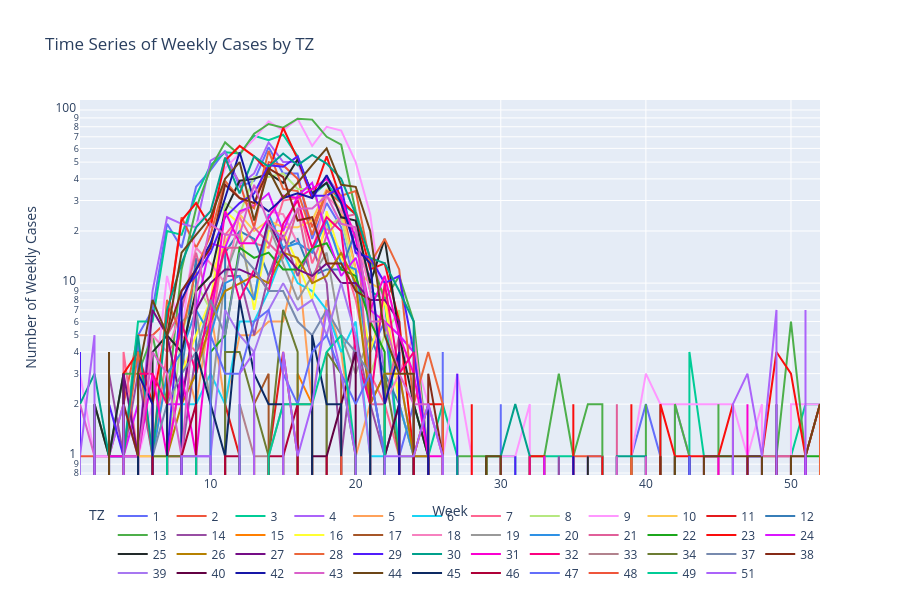

The cell this chart's notebook holds for it:
### Code cell
zt_colors = {}
colors = px.colors.qualitative.Plotly + px.colors.qualitative.Set1 + px.colors.qualitative.Dark24
for i, zt in enumerate(cases.columns):
    zt_colors[zt] = colors[i % len(colors)] 

fig = go.Figure()

# Adding the Time Series
for zt in cases.columns:
    fig.add_trace(go.Scatter(x=cases.index, y=cases[zt], mode='lines', name=zt, line=dict(color=zt_colors[zt])))

fig.update_layout(
    title='Time Series of Weekly Cases by TZ',
    xaxis_title='Week',
    yaxis_title='Number of Weekly Cases',
    legend_title='TZ',
    legend=dict(
        orientation='h',
        yanchor='bottom',
        y=-0.3, 
        xanchor='right',
        x=1
    ),
    height=600
)

fig.update_yaxes(type='log')
fig.show()

### Figure 1 — Plotly figure (JSON) as saved in the notebook; plotly's stock layout.template omitted (floating-point values rounded to 4 significant figures)
{"data": [{"line": {"color": "#636EFA"}, "mode": "lines", "name": "1", "type": "scatter", "x": [1, 2, 3, 4, 5, 6, 7, 8, 9, 10, 11, 12, 13, 14, 15, 16, 17, 18, 19, 20, 21, 22, 23, 24, 25, 26, 27, 28, 29, 30, 31, 32, 33, 34, 35, 36, 37, 38, 39, 40, 41, 42, 43, 44, 45, 46, 47, 48, 49, 50, 51, 52], "y": [1, 0, 0, 0, 5, 7, 22, 16, 36, 45, 58, 36, 39, 61, 43, 43, 18, 29, 21, 9, 4, 6, 1, 2, 0, 4, 0, 0, 0, 2, 0, 1, 0, 1, 0, 1, 1, 0, 1, 2, 1, 0, 0, 0, 0, 0, 1, 1, 0, 0, 0, 0]}, {"line": {"color": "#EF553B"}, "mode": "lines", "name": "2", "type": "scatter", "x": [1, 2, 3, 4, 5, 6, 7, 8, 9, 10, 11, 12, 13, 14, 15, 16, 17, 18, 19, 20, 21, 22, 23, 24, 25, 26, 27, 28, 29, 30, 31, 32, 33, 34, 35, 36, 37, 38, 39, 40, 41, 42, 43, 44, 45, 46, 47, 48, 49, 50, 51, 52], "y": [1, 1, 1, 2, 5, 5, 6, 24, 16, 23, 53, 38, 21, 50, 48, 40, 21, 34, 29, 12, 2, 3, 0, 0, 1, 0, 0, 0, 1, 0, 0, 1, 0, 0, 1, 1, 1, 0, 0, 0, 0, 1, 0, 0, 0, 0, 0, 0, 0, 0, 0, 0]}, {"line": {"color": "#00CC96"}, "mode": "lines", "name": "3", "type": "scatter", "x": [1, 2, 3, 4, 5, 6, 7, 8, 9, 10, 11, 12, 13, 14, 15, 16, 17, 18, 19, 20, 21, 22, 23, 24, 25, 26, 27, 28, 29, 30, 31, 32, 33, 34, 35, 36, 37, 38, 39, 40, 41, 42, 43, 44, 45, 46, 47, 48, 49, 50, 51, 52], "y": [0, 2, 0, 1, 6, 6, 20, 19, 32, 48, 57, 56, 71, 67, 72, 54, 32, 38, 29, 25, 9, 8, 1, 1, 1, 2, 1, 0, 1, 1, 1, 0, 1, 1, 1, 0, 1, 0, 1, 0, 2, 0, 4, 1, 1, 1, 0, 0, 0, 1, 2, 2]}, {"line": {"color": "#AB63FA"}, "mode": "lines", "name": "4", "type": "scatter", "x": [1, 2, 3, 4, 5, 6, 7, 8, 9, 10, 11, 12, 13, 14, 15, 16, 17, 18, 19, 20, 21, 22, 23, 24, 25, 26, 27, 28, 29, 30, 31, 32, 33, 34, 35, 36, 37, 38, 39, 40, 41, 42, 43, 44, 45, 46, 47, 48, 49, 50, 51, 52], "y": [0, 1, 1, 2, 1, 9, 24, 22, 21, 51, 57, 37, 43, 65, 50, 50, 31, 41, 32, 15, 11, 3, 3, 1, 1, 0, 1, 0, 1, 0, 0, 0, 0, 0, 0, 0, 0, 0, 0, 1, 0, 2, 1, 0, 0, 1, 0, 1, 0, 0, 0, 2]}, {"line": {"color": "#FFA15A"}, "mode": "lines", "name": "5", "type": "scatter", "x": [1, 2, 3, 4, 5, 6, 7, 8, 9, 10, 11, 12, 13, 14, 15, 16, 17, 18, 19, 20, 21, 22, 23, 24, 25, 26, 27, 28, 29, 30, 31, 32, 33, 34, 35, 36, 37, 38, 39, 40, 41, 42, 43, 44, 45, 46, 47, 48, 49, 50, 51, 52], "y": [0, 0, 0, 0, 0, 2, 0, 4, 2, 7, 2, 5, 5, 6, 6, 14, 2, 8, 4, 1, 2, 0, 1, 1, 0, 0, 0, 0, 0, 0, 0, 0, 0, 0, 0, 0, 0, 0, 0, 0, 0, 0, 0, 0, 0, 0, 0, 0, 0, 0, 0, 0]}, {"line": {"color": "#19D3F3"}, "mode": "lines", "name": "6", "type": "scatter", "x": [1, 2, 3, 4, 5, 6, 7, 8, 9, 10, 11, 12, 13, 14, 15, 16, 17, 18, 19, 20, 21, 22, 23, 24, 25, 26, 27, 28, 29, 30, 31, 32, 33, 34, 35, 36, 37, 38, 39, 40, 41, 42, 43, 44, 45, 46, 47, 48, 49, 50, 51, 52], "y": [0, 0, 1, 1, 1, 0, 0, 2, 2, 3, 2, 6, 6, 9, 15, 10, 9, 7, 4, 6, 1, 1, 0, 1, 0, 0, 0, 0, 0, 0, 0, 0, 0, 0, 0, 0, 0, 0, 0, 0, 0, 0, 1, 0, 0, 0, 0, 0, 0, 0, 0, 0]}, {"line": {"color": "#FF6692"}, "mode": "lines", "name": "7", "type": "scatter", "x": [1, 2, 3, 4, 5, 6, 7, 8, 9, 10, 11, 12, 13, 14, 15, 16, 17, 18, 19, 20, 21, 22, 23, 24, 25, 26, 27, 28, 29, 30, 31, 32, 33, 34, 35, 36, 37, 38, 39, 40, 41, 42, 43, 44, 45, 46, 47, 48, 49, 50, 51, 52], "y": [0, 2, 0, 4, 1, 1, 4, 5, 4, 5, 19, 24, 17, 16, 30, 31, 13, 21, 15, 8, 3, 2, 1, 0, 2, 1, 0, 0, 0, 0, 0, 0, 0, 0, 0, 0, 0, 0, 0, 0, 0, 0, 0, 0, 0, 0, 0, 0, 0, 1, 0, 0]}, {"line": {"color": "#B6E880"}, "mode": "lines", "name": "8", "type": "scatter", "x": [1, 2, 3, 4, 5, 6, 7, 8, 9, 10, 11, 12, 13, 14, 15, 16, 17, 18, 19, 20, 21, 22, 23, 24, 25, 26, 27, 28, 29, 30, 31, 32, 33, 34, 35, 36, 37, 38, 39, 40, 41, 42, 43, 44, 45, 46, 47, 48, 49, 50, 51, 52], "y": [0, 0, 0, 3, 0, 1, 1, 5, 10, 7, 29, 25, 41, 41, 43, 35, 35, 21, 24, 10, 3, 5, 7, 0, 0, 1, 0, 0, 1, 0, 0, 0, 0, 0, 0, 0, 1, 0, 1, 0, 0, 0, 0, 0, 0, 0, 0, 0, 0, 2, 0, 0]}, {"line": {"color": "#FF97FF"}, "mode": "lines", "name": "9", "type": "scatter", "x": [1, 2, 3, 4, 5, 6, 7, 8, 9, 10, 11, 12, 13, 14, 15, 16, 17, 18, 19, 20, 21, 22, 23, 24, 25, 26, 27, 28, 29, 30, 31, 32, 33, 34, 35, 36, 37, 38, 39, 40, 41, 42, 43, 44, 45, 46, 47, 48, 49, 50, 51, 52], "y": [3, 1, 1, 1, 1, 2, 11, 5, 22, 26, 46, 56, 68, 86, 76, 89, 62, 80, 76, 50, 25, 6, 5, 4, 2, 1, 3, 1, 0, 1, 1, 2, 0, 0, 0, 1, 0, 0, 1, 3, 2, 2, 2, 2, 2, 2, 1, 2, 0, 2, 2, 2]}, {"line": {"color": "#FECB52"}, "mode": "lines", "name": "10", "type": "scatter", "x": [1, 2, 3, 4, 5, 6, 7, 8, 9, 10, 11, 12, 13, 14, 15, 16, 17, 18, 19, 20, 21, 22, 23, 24, 25, 26, 27, 28, 29, 30, 31, 32, 33, 34, 35, 36, 37, 38, 39, 40, 41, 42, 43, 44, 45, 46, 47, 48, 49, 50, 51, 52], "y": [0, 0, 0, 0, 1, 1, 3, 4, 9, 11, 17, 25, 20, 23, 21, 21, 23, 35, 26, 12, 10, 9, 2, 0, 0, 0, 1, 0, 0, 0, 0, 0, 0, 0, 0, 0, 0, 0, 0, 0, 0, 0, 0, 0, 0, 0, 0, 0, 0, 0, 0, 0]}, {"line": {"color": "rgb(228,26,28)"}, "mode": "lines", "name": "11", "type": "scatter", "x": [1, 2, 3, 4, 5, 6, 7, 8, 9, 10, 11, 12, 13, 14, 15, 16, 17, 18, 19, 20, 21, 22, 23, 24, 25, 26, 27, 28, 29, 30, 31, 32, 33, 34, 35, 36, 37, 38, 39, 40, 41, 42, 43, 44, 45, 46, 47, 48, 49, 50, 51, 52], "y": [0, 0, 0, 0, 0, 0, 1, 1, 0, 0, 2, 1, 0, 1, 4, 1, 0, 0, 1, 0, 0, 1, 0, 0, 0, 0, 0, 0, 0, 0, 0, 0, 0, 0, 0, 0, 0, 0, 0, 0, 0, 0, 0, 0, 0, 0, 0, 0, 0, 0, 0, 0]}, {"line": {"color": "rgb(55,126,184)"}, "mode": "lines", "name": "12", "type": "scatter", "x": [1, 2, 3, 4, 5, 6, 7, 8, 9, 10, 11, 12, 13, 14, 15, 16, 17, 18, 19, 20, 21, 22, 23, 24, 25, 26, 27, 28, 29, 30, 31, 32, 33, 34, 35, 36, 37, 38, 39, 40, 41, 42, 43, 44, 45, 46, 47, 48, 49, 50, 51, 52], "y": [0, 0, 1, 1, 0, 0, 1, 3, 14, 0, 15, 20, 18, 11, 16, 18, 11, 12, 12, 20, 5, 3, 2, 1, 0, 0, 0, 0, 0, 0, 0, 0, 0, 0, 0, 0, 0, 0, 0, 0, 0, 0, 0, 0, 0, 1, 0, 0, 0, 0, 0, 0]}, {"line": {"color": "rgb(77,175,74)"}, "mode": "lines", "name": "13", "type": "scatter", "x": [1, 2, 3, 4, 5, 6, 7, 8, 9, 10, 11, 12, 13, 14, 15, 16, 17, 18, 19, 20, 21, 22, 23, 24, 25, 26, 27, 28, 29, 30, 31, 32, 33, 34, 35, 36, 37, 38, 39, 40, 41, 42, 43, 44, 45, 46, 47, 48, 49, 50, 51, 52], "y": [0, 2, 1, 3, 3, 5, 2, 12, 27, 46, 65, 55, 73, 83, 79, 89, 88, 70, 63, 26, 14, 8, 11, 6, 1, 0, 1, 1, 1, 1, 0, 1, 1, 3, 1, 2, 2, 0, 0, 2, 0, 2, 1, 0, 2, 0, 0, 1, 1, 6, 1, 2]}, {"line": {"color": "rgb(152,78,163)"}, "mode": "lines", "name": "14", "type": "scatter", "x": [1, 2, 3, 4, 5, 6, 7, 8, 9, 10, 11, 12, 13, 14, 15, 16, 17, 18, 19, 20, 21, 22, 23, 24, 25, 26, 27, 28, 29, 30, 31, 32, 33, 34, 35, 36, 37, 38, 39, 40, 41, 42, 43, 44, 45, 46, 47, 48, 49, 50, 51, 52], "y": [1, 0, 3, 1, 3, 1, 0, 1, 4, 6, 11, 11, 5, 11, 19, 11, 16, 10, 1, 5, 2, 1, 0, 1, 0, 0, 0, 0, 0, 0, 0, 0, 0, 1, 0, 0, 0, 0, 0, 0, 0, 0, 0, 0, 0, 0, 1, 0, 1, 1, 0, 0]}, {"line": {"color": "rgb(255,127,0)"}, "mode": "lines", "name": "15", "type": "scatter", "x": [1, 2, 3, 4, 5, 6, 7, 8, 9, 10, 11, 12, 13, 14, 15, 16, 17, 18, 19, 20, 21, 22, 23, 24, 25, 26, 27, 28, 29, 30, 31, 32, 33, 34, 35, 36, 37, 38, 39, 40, 41, 42, 43, 44, 45, 46, 47, 48, 49, 50, 51, 52], "y": [0, 0, 0, 0, 0, 0, 0, 0, 0, 1, 0, 0, 0, 0, 0, 3, 2, 0, 0, 0, 0, 0, 0, 0, 0, 0, 0, 0, 0, 0, 0, 0, 0, 0, 0, 0, 0, 0, 0, 0, 0, 0, 0, 0, 0, 0, 0, 0, 0, 0, 0, 0]}, {"line": {"color": "rgb(255,255,51)"}, "mode": "lines", "name": "16", "type": "scatter", "x": [1, 2, 3, 4, 5, 6, 7, 8, 9, 10, 11, 12, 13, 14, 15, 16, 17, 18, 19, 20, 21, 22, 23, 24, 25, 26, 27, 28, 29, 30, 31, 32, 33, 34, 35, 36, 37, 38, 39, 40, 41, 42, 43, 44, 45, 46, 47, 48, 49, 50, 51, 52], "y": [1, 0, 0, 0, 0, 1, 1, 3, 5, 8, 26, 22, 7, 20, 20, 13, 8, 26, 14, 11, 4, 8, 2, 1, 2, 0, 1, 0, 1, 0, 0, 0, 0, 0, 0, 0, 0, 0, 0, 0, 0, 0, 0, 0, 0, 0, 0, 0, 0, 0, 0, 1]}, {"line": {"color": "rgb(166,86,40)"}, "mode": "lines", "name": "17", "type": "scatter", "x": [1, 2, 3, 4, 5, 6, 7, 8, 9, 10, 11, 12, 13, 14, 15, 16, 17, 18, 19, 20, 21, 22, 23, 24, 25, 26, 27, 28, 29, 30, 31, 32, 33, 34, 35, 36, 37, 38, 39, 40, 41, 42, 43, 44, 45, 46, 47, 48, 49, 50, 51, 52], "y": [0, 0, 0, 0, 0, 0, 0, 0, 0, 0, 1, 0, 2, 3, 0, 2, 2, 0, 3, 0, 0, 0, 0, 0, 0, 0, 0, 0, 0, 0, 0, 0, 0, 0, 0, 0, 0, 0, 0, 0, 0, 0, 0, 0, 0, 0, 0, 0, 0, 0, 0, 0]}, {"line": {"color": "rgb(247,129,191)"}, "mode": "lines", "name": "18", "type": "scatter", "x": [1, 2, 3, 4, 5, 6, 7, 8, 9, 10, 11, 12, 13, 14, 15, 16, 17, 18, 19, 20, 21, 22, 23, 24, 25, 26, 27, 28, 29, 30, 31, 32, 33, 34, 35, 36, 37, 38, 39, 40, 41, 42, 43, 44, 45, 46, 47, 48, 49, 50, 51, 52], "y": [0, 0, 0, 0, 1, 5, 4, 7, 16, 13, 10, 25, 29, 26, 25, 17, 15, 32, 26, 20, 9, 2, 3, 5, 1, 0, 0, 0, 0, 0, 0, 0, 1, 0, 0, 0, 0, 0, 0, 0, 0, 0, 0, 0, 1, 0, 0, 0, 0, 0, 0, 0]}, {"line": {"color": "rgb(153,153,153)"}, "mode": "lines", "name": "19", "type": "scatter", "x": [1, 2, 3, 4, 5, 6, 7, 8, 9, 10, 11, 12, 13, 14, 15, 16, 17, 18, 19, 20, 21, 22, 23, 24, 25, 26, 27, 28, 29, 30, 31, 32, 33, 34, 35, 36, 37, 38, 39, 40, 41, 42, 43, 44, 45, 46, 47, 48, 49, 50, 51, 52], "y": [0, 0, 2, 0, 3, 0, 2, 6, 7, 2, 11, 19, 8, 22, 13, 8, 11, 15, 5, 3, 5, 0, 3, 0, 0, 0, 0, 0, 0, 0, 0, 0, 0, 0, 0, 0, 0, 0, 0, 0, 0, 0, 0, 0, 0, 0, 0, 0, 0, 0, 0, 0]}, {"line": {"color": "#2E91E5"}, "mode": "lines", "name": "20", "type": "scatter", "x": [1, 2, 3, 4, 5, 6, 7, 8, 9, 10, 11, 12, 13, 14, 15, 16, 17, 18, 19, 20, 21, 22, 23, 24, 25, 26, 27, 28, 29, 30, 31, 32, 33, 34, 35, 36, 37, 38, 39, 40, 41, 42, 43, 44, 45, 46, 47, 48, 49, 50, 51, 52], "y": [0, 0, 2, 0, 0, 1, 3, 4, 7, 5, 10, 11, 8, 25, 16, 17, 15, 23, 13, 12, 3, 1, 2, 1, 0, 2, 0, 0, 0, 0, 0, 0, 0, 0, 0, 0, 1, 0, 1, 0, 0, 0, 0, 0, 0, 0, 0, 0, 0, 0, 1, 0]}, {"line": {"color": "#E15F99"}, "mode": "lines", "name": "21", "type": "scatter", "x": [1, 2, 3, 4, 5, 6, 7, 8, 9, 10, 11, 12, 13, 14, 15, 16, 17, 18, 19, 20, 21, 22, 23, 24, 25, 26, 27, 28, 29, 30, 31, 32, 33, 34, 35, 36, 37, 38, 39, 40, 41, 42, 43, 44, 45, 46, 47, 48, 49, 50, 51, 52], "y": [0, 0, 0, 0, 0, 0, 5, 7, 15, 7, 16, 16, 21, 17, 14, 27, 10, 19, 24, 25, 2, 2, 5, 0, 0, 0, 0, 0, 0, 0, 0, 1, 0, 0, 0, 0, 0, 2, 0, 0, 0, 0, 0, 0, 0, 0, 0, 1, 1, 1, 1, 2]}, {"line": {"color": "#1CA71C"}, "mode": "lines", "name": "22", "type": "scatter", "x": [1, 2, 3, 4, 5, 6, 7, 8, 9, 10, 11, 12, 13, 14, 15, 16, 17, 18, 19, 20, 21, 22, 23, 24, 25, 26, 27, 28, 29, 30, 31, 32, 33, 34, 35, 36, 37, 38, 39, 40, 41, 42, 43, 44, 45, 46, 47, 48, 49, 50, 51, 52], "y": [1, 0, 2, 0, 0, 1, 0, 4, 0, 4, 5, 16, 14, 15, 12, 12, 16, 17, 12, 11, 6, 4, 0, 2, 1, 0, 0, 0, 1, 0, 0, 0, 0, 0, 0, 0, 0, 0, 0, 0, 1, 0, 0, 0, 0, 0, 0, 0, 0, 0, 1, 1]}, {"line": {"color": "#FB0D0D"}, "mode": "lines", "name": "23", "type": "scatter", "x": [1, 2, 3, 4, 5, 6, 7, 8, 9, 10, 11, 12, 13, 14, 15, 16, 17, 18, 19, 20, 21, 22, 23, 24, 25, 26, 27, 28, 29, 30, 31, 32, 33, 34, 35, 36, 37, 38, 39, 40, 41, 42, 43, 44, 45, 46, 47, 48, 49, 50, 51, 52], "y": [0, 1, 0, 3, 4, 2, 6, 23, 29, 21, 51, 62, 54, 44, 79, 52, 31, 54, 30, 25, 12, 13, 6, 1, 2, 2, 0, 2, 0, 1, 0, 1, 1, 0, 2, 0, 1, 0, 2, 0, 2, 1, 1, 1, 1, 2, 0, 1, 4, 3, 1, 2]}, {"line": {"color": "#DA16FF"}, "mode": "lines", "name": "24", "type": "scatter", "x": [1, 2, 3, 4, 5, 6, 7, 8, 9, 10, 11, 12, 13, 14, 15, 16, 17, 18, 19, 20, 21, 22, 23, 24, 25, 26, 27, 28, 29, 30, 31, 32, 33, 34, 35, 36, 37, 38, 39, 40, 41, 42, 43, 44, 45, 46, 47, 48, 49, 50, 51, 52], "y": [0, 0, 1, 1, 2, 0, 2, 2, 7, 17, 16, 26, 28, 33, 20, 32, 38, 19, 11, 14, 7, 6, 5, 4, 1, 0, 1, 0, 0, 0, 0, 0, 1, 0, 1, 0, 0, 0, 0, 0, 0, 0, 1, 0, 0, 0, 0, 0, 0, 0, 1, 0]}, {"line": {"color": "#222A2A"}, "mode": "lines", "name": "25", "type": "scatter", "x": [1, 2, 3, 4, 5, 6, 7, 8, 9, 10, 11, 12, 13, 14, 15, 16, 17, 18, 19, 20, 21, 22, 23, 24, 25, 26, 27, 28, 29, 30, 31, 32, 33, 34, 35, 36, 37, 38, 39, 40, 41, 42, 43, 44, 45, 46, 47, 48, 49, 50, 51, 52], "y": [0, 2, 1, 3, 0, 4, 5, 4, 9, 11, 26, 39, 40, 43, 38, 52, 33, 38, 24, 23, 10, 18, 5, 2, 1, 0, 0, 0, 1, 0, 0, 0, 0, 0, 0, 1, 0, 1, 0, 0, 0, 1, 0, 1, 0, 0, 0, 0, 2, 0, 1, 0]}, {"line": {"color": "#B68100"}, "mode": "lines", "name": "26", "type": "scatter", "x": [1, 2, 3, 4, 5, 6, 7, 8, 9, 10, 11, 12, 13, 14, 15, 16, 17, 18, 19, 20, 21, 22, 23, 24, 25, 26, 27, 28, 29, 30, 31, 32, 33, 34, 35, 36, 37, 38, 39, 40, 41, 42, 43, 44, 45, 46, 47, 48, 49, 50, 51, 52], "y": [0, 0, 1, 0, 0, 0, 1, 2, 3, 6, 9, 10, 11, 10, 15, 14, 10, 11, 15, 10, 2, 3, 3, 1, 1, 0, 0, 0, 0, 0, 0, 0, 0, 0, 0, 0, 0, 0, 1, 0, 0, 0, 0, 0, 0, 0, 0, 0, 0, 0, 0, 0]}, {"line": {"color": "#750D86"}, "mode": "lines", "name": "27", "type": "scatter", "x": [1, 2, 3, 4, 5, 6, 7, 8, 9, 10, 11, 12, 13, 14, 15, 16, 17, 18, 19, 20, 21, 22, 23, 24, 25, 26, 27, 28, 29, 30, 31, 32, 33, 34, 35, 36, 37, 38, 39, 40, 41, 42, 43, 44, 45, 46, 47, 48, 49, 50, 51, 52], "y": [0, 1, 0, 3, 1, 7, 5, 2, 7, 10, 12, 12, 11, 23, 15, 12, 11, 13, 10, 10, 8, 8, 6, 0, 0, 0, 0, 0, 0, 0, 0, 0, 0, 0, 0, 0, 0, 0, 0, 0, 0, 0, 0, 0, 0, 0, 0, 0, 0, 1, 0, 0]}, {"line": {"color": "#EB663B"}, "mode": "lines", "name": "28", "type": "scatter", "x": [1, 2, 3, 4, 5, 6, 7, 8, 9, 10, 11, 12, 13, 14, 15, 16, 17, 18, 19, 20, 21, 22, 23, 24, 25, 26, 27, 28, 29, 30, 31, 32, 33, 34, 35, 36, 37, 38, 39, 40, 41, 42, 43, 44, 45, 46, 47, 48, 49, 50, 51, 52], "y": [1, 0, 0, 1, 4, 1, 8, 5, 12, 19, 39, 31, 27, 58, 35, 34, 19, 34, 32, 34, 13, 18, 12, 2, 4, 2, 0, 0, 0, 0, 0, 0, 0, 0, 0, 0, 0, 0, 1, 0, 0, 1, 0, 0, 0, 0, 0, 0, 0, 1, 0, 2]}, {"line": {"color": "#511CFB"}, "mode": "lines", "name": "29", "type": "scatter", "x": [1, 2, 3, 4, 5, 6, 7, 8, 9, 10, 11, 12, 13, 14, 15, 16, 17, 18, 19, 20, 21, 22, 23, 24, 25, 26, 27, 28, 29, 30, 31, 32, 33, 34, 35, 36, 37, 38, 39, 40, 41, 42, 43, 44, 45, 46, 47, 48, 49, 50, 51, 52], "y": [4, 0, 2, 1, 1, 0, 1, 9, 11, 15, 24, 29, 33, 48, 47, 54, 32, 32, 36, 15, 14, 10, 11, 4, 1, 0, 3, 0, 0, 0, 1, 0, 0, 0, 0, 0, 0, 1, 0, 0, 0, 0, 0, 0, 0, 0, 1, 1, 0, 0, 1, 0]}, {"line": {"color": "#00A08B"}, "mode": "lines", "name": "30", "type": "scatter", "x": [1, 2, 3, 4, 5, 6, 7, 8, 9, 10, 11, 12, 13, 14, 15, 16, 17, 18, 19, 20, 21, 22, 23, 24, 25, 26, 27, 28, 29, 30, 31, 32, 33, 34, 35, 36, 37, 38, 39, 40, 41, 42, 43, 44, 45, 46, 47, 48, 49, 50, 51, 52], "y": [2, 3, 1, 1, 5, 1, 7, 13, 21, 26, 53, 33, 54, 47, 56, 48, 55, 49, 40, 25, 14, 13, 9, 6, 0, 0, 1, 0, 0, 1, 2, 1, 0, 0, 0, 0, 0, 1, 1, 1, 0, 1, 0, 0, 0, 0, 1, 0, 0, 0, 0, 0]}, {"line": {"color": "#FB00D1"}, "mode": "lines", "name": "31", "type": "scatter", "x": [1, 2, 3, 4, 5, 6, 7, 8, 9, 10, 11, 12, 13, 14, 15, 16, 17, 18, 19, 20, 21, 22, 23, 24, 25, 26, 27, 28, 29, 30, 31, 32, 33, 34, 35, 36, 37, 38, 39, 40, 41, 42, 43, 44, 45, 46, 47, 48, 49, 50, 51, 52], "y": [0, 0, 1, 1, 1, 3, 1, 3, 1, 6, 26, 17, 17, 24, 32, 31, 35, 40, 31, 18, 7, 11, 5, 3, 1, 1, 0, 0, 0, 0, 0, 0, 0, 0, 0, 0, 0, 0, 0, 0, 0, 0, 0, 1, 1, 0, 2, 0, 0, 0, 1, 0]}, {"line": {"color": "#FC0080"}, "mode": "lines", "name": "32", "type": "scatter", "x": [1, 2, 3, 4, 5, 6, 7, 8, 9, 10, 11, 12, 13, 14, 15, 16, 17, 18, 19, 20, 21, 22, 23, 24, 25, 26, 27, 28, 29, 30, 31, 32, 33, 34, 35, 36, 37, 38, 39, 40, 41, 42, 43, 44, 45, 46, 47, 48, 49, 50, 51, 52], "y": [1, 0, 0, 0, 3, 3, 2, 6, 3, 8, 16, 8, 12, 9, 22, 30, 16, 24, 20, 4, 2, 10, 3, 4, 0, 0, 0, 0, 0, 1, 0, 1, 0, 0, 0, 0, 0, 0, 0, 0, 0, 0, 0, 0, 0, 0, 0, 0, 0, 1, 0, 0]}, {"line": {"color": "#B2828D"}, "mode": "lines", "name": "33", "type": "scatter", "x": [1, 2, 3, 4, 5, 6, 7, 8, 9, 10, 11, 12, 13, 14, 15, 16, 17, 18, 19, 20, 21, 22, 23, 24, 25, 26, 27, 28, 29, 30, 31, 32, 33, 34, 35, 36, 37, 38, 39, 40, 41, 42, 43, 44, 45, 46, 47, 48, 49, 50, 51, 52], "y": [0, 0, 0, 0, 0, 0, 0, 0, 0, 0, 0, 2, 1, 1, 2, 2, 0, 3, 0, 1, 0, 0, 0, 0, 0, 0, 0, 0, 0, 0, 0, 0, 0, 0, 0, 0, 0, 0, 0, 0, 0, 0, 0, 0, 0, 0, 0, 0, 0, 0, 0, 0]}, {"line": {"color": "#6C7C32"}, "mode": "lines", "name": "34", "type": "scatter", "x": [1, 2, 3, 4, 5, 6, 7, 8, 9, 10, 11, 12, 13, 14, 15, 16, 17, 18, 19, 20, 21, 22, 23, 24, 25, 26, 27, 28, 29, 30, 31, 32, 33, 34, 35, 36, 37, 38, 39, 40, 41, 42, 43, 44, 45, 46, 47, 48, 49, 50, 51, 52], "y": [0, 1, 0, 0, 0, 1, 1, 1, 1, 0, 4, 4, 2, 1, 7, 4, 0, 4, 3, 1, 0, 3, 1, 0, 1, 0, 0, 0, 0, 0, 0, 0, 0, 0, 0, 0, 0, 0, 0, 0, 0, 0, 0, 0, 0, 0, 0, 0, 0, 0, 0, 0]}, {"line": {"color": "#778AAE"}, "mode": "lines", "name": "37", "type": "scatter", "x": [1, 2, 3, 4, 5, 6, 7, 8, 9, 10, 11, 12, 13, 14, 15, 16, 17, 18, 19, 20, 21, 22, 23, 24, 25, 26, 27, 28, 29, 30, 31, 32, 33, 34, 35, 36, 37, 38, 39, 40, 41, 42, 43, 44, 45, 46, 47, 48, 49, 50, 51, 52], "y": [0, 0, 0, 0, 0, 1, 2, 3, 4, 8, 5, 15, 12, 9, 9, 6, 5, 7, 5, 4, 3, 1, 2, 0, 0, 1, 0, 0, 0, 0, 0, 0, 0, 0, 0, 0, 0, 0, 0, 0, 0, 0, 0, 0, 0, 0, 0, 0, 0, 0, 0, 0]}, {"line": {"color": "#862A16"}, "mode": "lines", "name": "38", "type": "scatter", "x": [1, 2, 3, 4, 5, 6, 7, 8, 9, 10, 11, 12, 13, 14, 15, 16, 17, 18, 19, 20, 21, 22, 23, 24, 25, 26, 27, 28, 29, 30, 31, 32, 33, 34, 35, 36, 37, 38, 39, 40, 41, 42, 43, 44, 45, 46, 47, 48, 49, 50, 51, 52], "y": [0, 0, 0, 2, 1, 0, 5, 9, 12, 16, 37, 31, 29, 46, 41, 23, 24, 13, 13, 9, 8, 0, 0, 0, 3, 1, 0, 0, 0, 0, 0, 0, 0, 0, 0, 0, 0, 0, 0, 0, 1, 0, 0, 0, 0, 0, 1, 0, 0, 0, 0, 0]}, {"line": {"color": "#A777F1"}, "mode": "lines", "name": "39", "type": "scatter", "x": [1, 2, 3, 4, 5, 6, 7, 8, 9, 10, 11, 12, 13, 14, 15, 16, 17, 18, 19, 20, 21, 22, 23, 24, 25, 26, 27, 28, 29, 30, 31, 32, 33, 34, 35, 36, 37, 38, 39, 40, 41, 42, 43, 44, 45, 46, 47, 48, 49, 50, 51, 52], "y": [1, 0, 0, 0, 0, 0, 0, 0, 1, 1, 7, 5, 4, 7, 10, 7, 8, 5, 10, 5, 1, 0, 2, 0, 0, 1, 0, 0, 0, 0, 0, 0, 0, 0, 0, 0, 0, 0, 0, 0, 0, 0, 0, 0, 0, 0, 0, 0, 0, 0, 0, 0]}, {"line": {"color": "#620042"}, "mode": "lines", "name": "40", "type": "scatter", "x": [1, 2, 3, 4, 5, 6, 7, 8, 9, 10, 11, 12, 13, 14, 15, 16, 17, 18, 19, 20, 21, 22, 23, 24, 25, 26, 27, 28, 29, 30, 31, 32, 33, 34, 35, 36, 37, 38, 39, 40, 41, 42, 43, 44, 45, 46, 47, 48, 49, 50, 51, 52], "y": [0, 0, 0, 0, 0, 0, 0, 0, 0, 0, 0, 1, 0, 0, 2, 0, 1, 1, 2, 4, 0, 1, 2, 0, 0, 0, 0, 0, 0, 0, 0, 0, 0, 0, 0, 0, 0, 0, 0, 0, 0, 0, 0, 0, 0, 0, 0, 0, 0, 0, 0, 0]}, {"line": {"color": "#1616A7"}, "mode": "lines", "name": "42", "type": "scatter", "x": [1, 2, 3, 4, 5, 6, 7, 8, 9, 10, 11, 12, 13, 14, 15, 16, 17, 18, 19, 20, 21, 22, 23, 24, 25, 26, 27, 28, 29, 30, 31, 32, 33, 34, 35, 36, 37, 38, 39, 40, 41, 42, 43, 44, 45, 46, 47, 48, 49, 50, 51, 52], "y": [0, 1, 0, 0, 3, 2, 0, 8, 12, 17, 31, 57, 30, 26, 31, 33, 31, 42, 29, 16, 13, 2, 4, 0, 2, 0, 0, 0, 0, 0, 0, 0, 0, 0, 1, 0, 0, 0, 0, 1, 0, 0, 1, 0, 0, 1, 0, 0, 0, 0, 0, 0]}, {"line": {"color": "#DA60CA"}, "mode": "lines", "name": "43", "type": "scatter", "x": [1, 2, 3, 4, 5, 6, 7, 8, 9, 10, 11, 12, 13, 14, 15, 16, 17, 18, 19, 20, 21, 22, 23, 24, 25, 26, 27, 28, 29, 30, 31, 32, 33, 34, 35, 36, 37, 38, 39, 40, 41, 42, 43, 44, 45, 46, 47, 48, 49, 50, 51, 52], "y": [2, 1, 0, 1, 1, 4, 3, 1, 9, 22, 19, 19, 37, 22, 18, 27, 27, 32, 22, 21, 6, 6, 3, 2, 2, 1, 0, 0, 0, 0, 0, 0, 0, 0, 0, 0, 0, 1, 0, 1, 0, 0, 0, 0, 0, 0, 0, 0, 0, 1, 0, 0]}, {"line": {"color": "#6C4516"}, "mode": "lines", "name": "44", "type": "scatter", "x": [1, 2, 3, 4, 5, 6, 7, 8, 9, 10, 11, 12, 13, 14, 15, 16, 17, 18, 19, 20, 21, 22, 23, 24, 25, 26, 27, 28, 29, 30, 31, 32, 33, 34, 35, 36, 37, 38, 39, 40, 41, 42, 43, 44, 45, 46, 47, 48, 49, 50, 51, 52], "y": [0, 0, 4, 0, 3, 8, 5, 15, 19, 24, 40, 50, 23, 45, 31, 38, 48, 60, 37, 36, 20, 5, 3, 3, 0, 0, 0, 0, 1, 1, 0, 0, 0, 0, 0, 0, 0, 0, 0, 0, 0, 1, 0, 1, 1, 1, 1, 1, 0, 1, 1, 2]}, {"line": {"color": "#0D2A63"}, "mode": "lines", "name": "45", "type": "scatter", "x": [1, 2, 3, 4, 5, 6, 7, 8, 9, 10, 11, 12, 13, 14, 15, 16, 17, 18, 19, 20, 21, 22, 23, 24, 25, 26, 27, 28, 29, 30, 31, 32, 33, 34, 35, 36, 37, 38, 39, 40, 41, 42, 43, 44, 45, 46, 47, 48, 49, 50, 51, 52], "y": [0, 0, 0, 0, 1, 0, 2, 0, 4, 2, 1, 8, 3, 2, 2, 0, 5, 2, 2, 0, 2, 0, 0, 0, 0, 0, 0, 0, 0, 0, 0, 0, 0, 0, 0, 0, 0, 0, 0, 0, 0, 0, 0, 0, 0, 0, 0, 0, 0, 0, 0, 0]}, {"line": {"color": "#AF0038"}, "mode": "lines", "name": "46", "type": "scatter", "x": [1, 2, 3, 4, 5, 6, 7, 8, 9, 10, 11, 12, 13, 14, 15, 16, 17, 18, 19, 20, 21, 22, 23, 24, 25, 26, 27, 28, 29, 30, 31, 32, 33, 34, 35, 36, 37, 38, 39, 40, 41, 42, 43, 44, 45, 46, 47, 48, 49, 50, 51, 52], "y": [0, 0, 0, 0, 0, 1, 0, 1, 2, 0, 1, 1, 0, 1, 1, 2, 0, 1, 0, 1, 0, 1, 0, 1, 0, 0, 0, 0, 0, 0, 0, 0, 0, 0, 0, 0, 0, 0, 0, 0, 0, 0, 0, 0, 0, 0, 0, 0, 1, 0, 0, 0]}, {"line": {"color": "#636EFA"}, "mode": "lines", "name": "47", "type": "scatter", "x": [1, 2, 3, 4, 5, 6, 7, 8, 9, 10, 11, 12, 13, 14, 15, 16, 17, 18, 19, 20, 21, 22, 23, 24, 25, 26, 27, 28, 29, 30, 31, 32, 33, 34, 35, 36, 37, 38, 39, 40, 41, 42, 43, 44, 45, 46, 47, 48, 49, 50, 51, 52], "y": [0, 0, 0, 0, 0, 0, 0, 1, 0, 5, 3, 3, 6, 7, 3, 2, 4, 5, 3, 2, 3, 1, 0, 0, 0, 0, 0, 0, 0, 0, 0, 0, 0, 0, 0, 0, 0, 0, 0, 0, 0, 0, 1, 0, 0, 0, 0, 0, 0, 0, 0, 0]}, {"line": {"color": "#EF553B"}, "mode": "lines", "name": "48", "type": "scatter", "x": [1, 2, 3, 4, 5, 6, 7, 8, 9, 10, 11, 12, 13, 14, 15, 16, 17, 18, 19, 20, 21, 22, 23, 24, 25, 26, 27, 28, 29, 30, 31, 32, 33, 34, 35, 36, 37, 38, 39, 40, 41, 42, 43, 44, 45, 46, 47, 48, 49, 50, 51, 52], "y": [0, 0, 0, 0, 0, 0, 0, 0, 0, 0, 0, 0, 1, 0, 1, 0, 0, 0, 1, 0, 0, 0, 0, 0, 0, 0, 0, 0, 0, 0, 0, 0, 0, 0, 0, 0, 0, 0, 0, 0, 0, 0, 0, 0, 0, 0, 0, 0, 0, 0, 0, 0]}, {"line": {"color": "#00CC96"}, "mode": "lines", "name": "49", "type": "scatter", "x": [1, 2, 3, 4, 5, 6, 7, 8, 9, 10, 11, 12, 13, 14, 15, 16, 17, 18, 19, 20, 21, 22, 23, 24, 25, 26, 27, 28, 29, 30, 31, 32, 33, 34, 35, 36, 37, 38, 39, 40, 41, 42, 43, 44, 45, 46, 47, 48, 49, 50, 51, 52], "y": [0, 0, 0, 0, 0, 0, 1, 0, 1, 0, 0, 2, 0, 1, 2, 2, 2, 4, 5, 1, 0, 2, 0, 0, 0, 0, 0, 0, 0, 0, 0, 0, 0, 0, 0, 0, 0, 0, 0, 0, 0, 0, 0, 0, 0, 0, 0, 0, 0, 0, 0, 0]}, {"line": {"color": "#AB63FA"}, "mode": "lines", "name": "51", "type": "scatter", "x": [1, 2, 3, 4, 5, 6, 7, 8, 9, 10, 11, 12, 13, 14, 15, 16, 17, 18, 19, 20, 21, 22, 23, 24, 25, 26, 27, 28, 29, 30, 31, 32, 33, 34, 35, 36, 37, 38, 39, 40, 41, 42, 43, 44, 45, 46, 47, 48, 49, 50, 51, 52], "y": [1, 5, 0, 2, 0, 0, 0, 1, 1, 1, 0, 3, 4, 0, 4, 1, 2, 7, 3, 1, 0, 1, 1, 1, 2, 1, 0, 0, 0, 0, 0, 0, 0, 0, 0, 0, 0, 0, 0, 0, 0, 0, 0, 0, 0, 2, 3, 1, 7, 0, 7, 0]}], "layout": {"height": 600, "legend": {"orientation": "h", "title": {"text": "TZ"}, "x": 1, "xanchor": "right", "y": -0.3, "yanchor": "bottom"}, "title": {"text": "Time Series of Weekly Cases by TZ"}, "xaxis": {"title": {"text": "Week"}}, "yaxis": {"title": {"text": "Number of Weekly Cases"}, "type": "log"}}}
